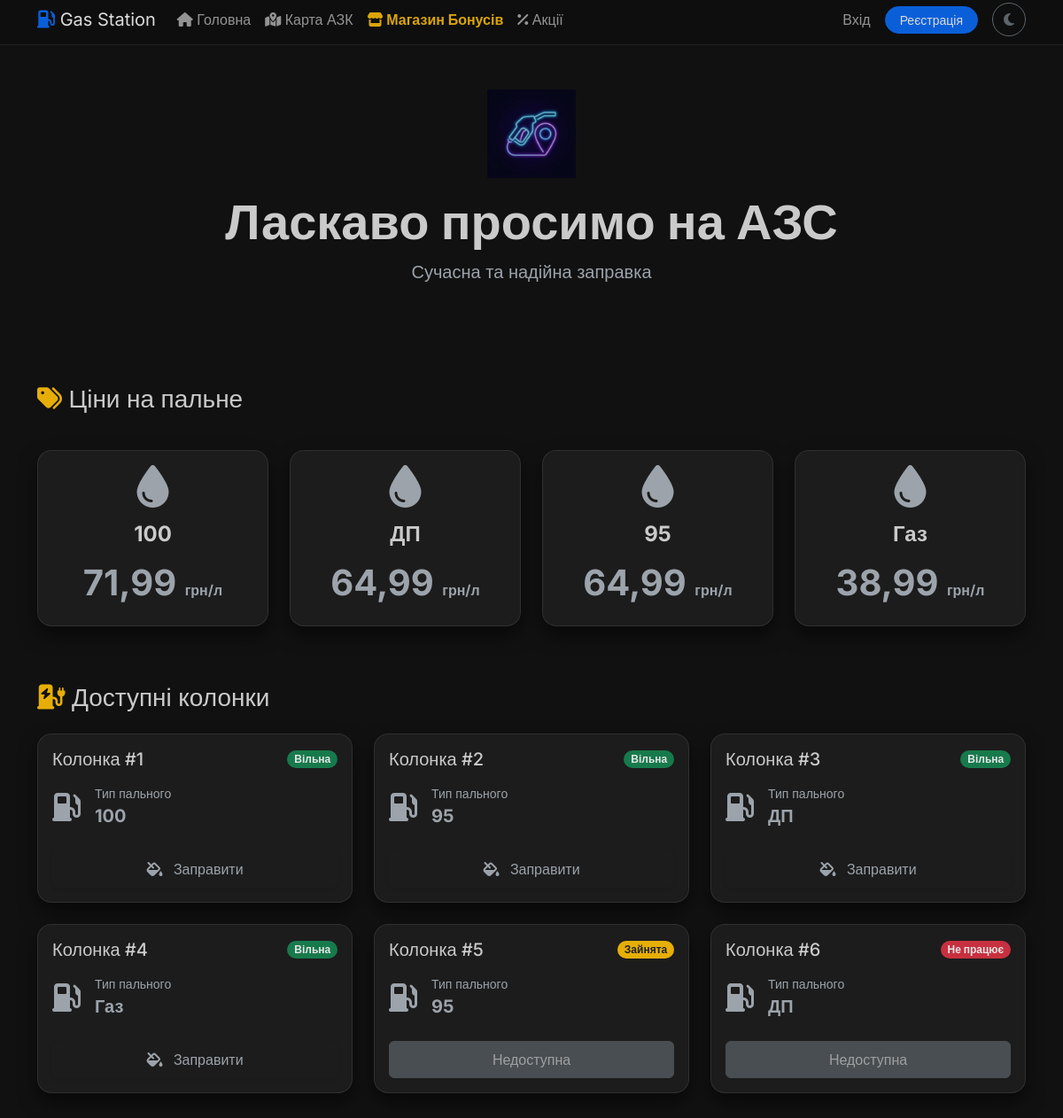
The page / on the database its author committed.
### core/models.py (models this page shows, shortened)
class Fuel(models.Model):
    name = models.CharField(max_length=50, verbose_name="Назва")
    price = models.DecimalField(max_digits=6, decimal_places=2, verbose_name="Ціна")
    stock = models.DecimalField(max_digits=10, decimal_places=2, verbose_name="Залишок")
    color_code = models.CharField(max_length=7, default='#ffffff', verbose_name="Колір (HEX)")
    class Meta:
        verbose_name = "Пальне"
        verbose_name_plural = "Пальне"

class Pump(models.Model):
    STATUS_CHOICES = [
        ('AVAILABLE', 'Вільна'),
        ('BUSY', 'Зайнята'),
        ('OUT_OF_ORDER', 'Не працює'),
    ]
    name = models.CharField(max_length=50, verbose_name="Назва/Номер")
    fuel = models.ForeignKey(Fuel, on_delete=models.CASCADE, related_name='pumps', verbose_name="Тип пального")
    status = models.CharField(max_length=20, choices=STATUS_CHOICES, default='AVAILABLE', verbose_name="Статус")
    class Meta:
        verbose_name = "Колонка"
        verbose_name_plural = "Колонки"

### core/views.py (the view)
# urls.py: path('', views.index, name='index'),
def index(request):
    pumps = Pump.objects.all()
    fuels = Fuel.objects.all()
    return render(request, 'core/index.html', {'pumps': pumps, 'fuels': fuels})

### core/templates/core/index.html (shortened to what this page needs)
{% extends 'core/base.html' %}
{% block content %}
<div class="row mb-5 pt-4">
    <div class="col-12 text-center mb-5">
        <img src="/static/images/logo.png" alt="Logo" style="height: 100px; opacity: 0.8;" class="mb-3">
        <h1 class="display-4 fw-bold">Ласкаво просимо на АЗС</h1>
        <p class="lead text-muted">Сучасна та надійна заправка</p>
    </div>
</div>
<div class="row mb-5 g-4">
    <div class="col-12">
        <h3 class="mb-3"><i class="fas fa-tags text-warning"></i> Ціни на пальне</h3>
    </div>
    {% for fuel in fuels %}
    <div class="col-md-3 mb-3">
        <div class="card h-100 border-fuel-{{ fuel.id }}">
            <div class="card-body text-center d-flex flex-column justify-content-center">
                <div class="mb-3">
                    <i class="fas fa-tint fa-3x text-fuel-{{ fuel.id }}"></i>
                </div>
                <h4 class="card-title fw-bold">{{ fuel.name }}</h4>
                <div class="display-6 fw-bold my-2">
                    {{ fuel.price }} <span class="fs-6 text-muted">грн/л</span>
                </div>
            </div>
        </div>
    </div>
    {% endfor %}
</div>
<div class="row">
    <div class="col-12">
        <h3 class="mb-4"><i class="fas fa-charging-station text-warning"></i> Доступні колонки</h3>
    </div>
    {% for pump in pumps %}
    <div class="col-md-4 mb-4">
        <div class="card h-100 border-fuel-{{ pump.fuel.id }}">
            <div class="card-body">
                <div class="d-flex justify-content-between align-items-center mb-3">
                    <h5 class="card-title mb-0">{{ pump.name }}</h5>
                    {% if pump.status == 'AVAILABLE' %}
                    <span class="badge bg-success rounded-pill">Вільна</span>
                    {% elif pump.status == 'BUSY' %}
                    <span class="badge bg-warning text-dark rounded-pill">Зайнята</span>
                    {% else %}
                    <span class="badge bg-danger rounded-pill">Не працює</span>
                    {% endif %}
                </div>
                <div class="my-3">
                    <div class="d-flex align-items-center">
                        <i class="fas fa-gas-pump fa-2x me-3 text-fuel-{{ pump.fuel.id }}"></i>
                        <div>
                            <div class="small text-muted">Тип пального</div>
                            <div class="fw-bold fs-5">{{ pump.fuel.name }}</div>
                        </div>
                    </div>
                </div>
                {% if pump.status == 'AVAILABLE' %}
                <button type="button" class="btn btn-fuel-{{ pump.fuel.id }} w-100 py-2 mt-2 shadow-sm"
                    data-bs-toggle="modal" data-bs-target="#fuelModal{{ pump.id }}">
                    <i class="fas fa-fill-drip me-2"></i> Заправити
                </button>
                {% else %}
                <button class="btn btn-secondary w-100 py-2 mt-2" disabled>Недоступна</button>
                {% endif %}
            </div>
        </div>
    </div>
    {% endfor %}
</div>
{% endblock %}

### core/templates/core/base.html (shortened to what this page needs)
<!DOCTYPE html>
<html lang="uk" data-bs-theme="dark">
<head>
    <link href="https://cdn.jsdelivr.net/npm/bootstrap@5.3.0/dist/css/bootstrap.min.css" rel="stylesheet">
    <link rel="stylesheet" href="https://cdnjs.cloudflare.com/ajax/libs/font-awesome/6.4.0/css/all.min.css">
    <link href="/static/css/style.css" rel="stylesheet">
</head>
<body>
    <nav class="navbar navbar-expand-lg sticky-top">
        <div class="container">
            <a class="navbar-brand" href="/">
                <i class="fas fa-gas-pump text-primary"></i> Gas Station
            </a>
            <div class="collapse navbar-collapse" id="navbarNav">
                <ul class="navbar-nav me-auto">
                    <li class="nav-item">
                        <a class="nav-link" href="/"><i class="fas fa-home"></i> Головна</a>
                    </li>
                    <li class="nav-item">
                        <a class="nav-link" href="{% url 'map' %}"><i class="fas fa-map-marked-alt"></i> Карта АЗК</a>
                    </li>
                    <li class="nav-item">
                        <a class="nav-link text-warning fw-bold" href="{% url 'shop' %}"><i class="fas fa-store"></i>
                            Магазин Бонусів</a>
                    </li>
                    <li class="nav-item">
                        <a class="nav-link" href="{% url 'promotions' %}"><i class="fas fa-percentage"></i> Акції</a>
                    </li>
                </ul>
                <ul class="navbar-nav ms-auto align-items-center">
                    {% if user.is_authenticated %}
                    <li class="nav-item me-3">
                        <a href="{% url 'profile' %}" class="nav-link fw-bold text-warning">
                            <i class="fas fa-coins"></i> {{ user.profile.bonus_balance|default:"0" }}
                        </a>
                    </li>
                    <li class="nav-item dropdown">
                        <a class="nav-link dropdown-toggle" href="#" role="button" data-bs-toggle="dropdown">
                            <i class="fas fa-user-circle"></i> {{ user.username }}
                        </a>
                        <ul class="dropdown-menu dropdown-menu-end border-0 shadow">
                            <li><a class="dropdown-item" href="{% url 'profile' %}">Мій профіль</a></li>
                            <li><a class="dropdown-item" href="/admin/">Адмін-панель</a></li>
                            <li>
                                <hr class="dropdown-divider">
                            </li>
                            <li>
                                <form action="{% url 'logout' %}" method="post" class="d-inline">
                                    {% csrf_token %}
                                    <button type="submit" class="dropdown-item text-danger">Вийти</button>
                                </form>
                            </li>
                        </ul>
                    </li>
                    {% else %}
                    <li class="nav-item">
                        <a class="nav-link" href="{% url 'login' %}">Вхід</a>
                    </li>
                    <li class="nav-item">
                        <a class="btn btn-primary btn-sm ms-2 rounded-pill px-3"
                            href="{% url 'register' %}">Реєстрація</a>
                    </li>
                    {% endif %}
                    <li class="nav-item ms-3">
                        <button class="btn btn-outline-secondary rounded-circle" id="themeToggle">
                            <i class="fas fa-moon"></i>
                        </button>
                    </li>
                </ul>
            </div>
        </div>
    </nav>
    <div class="container mt-4">
        {% block content %}{% endblock %}
    </div>
</body>
</html>

### static/css/style.css (style rules this page uses)
:root { --bg-body: #f8f9fa; --bg-card: #ffffff; --text-primary: #343a40; --text-muted: #6c757d; --border-color: rgba(0, 0, 0, 0.1); --shadow-soft: 0 4px 15px rgba(0, 0, 0, 0.05); --navbar-bg: rgba(255, 255, 255, 0.85); --modal-bg: #ffffff; --input-bg: #f8f9fa; --input-text: #212529; }
[data-bs-theme="dark"] { --bg-body: #121212; --bg-card: #1e1e1e; --text-primary: #e0e0e0; --text-muted: #adb5bd; --border-color: rgba(255, 255, 255, 0.1); --shadow-soft: 0 10px 20px rgba(0, 0, 0, 0.5); --navbar-bg: rgba(18, 18, 18, 0.8); --modal-bg: #1e1e1e; --input-bg: #2b2b2b; --input-text: #ffffff; }
body { background-color: var(--bg-body); color: var(--text-primary); font-family: 'Inter', sans-serif; transition: background-color 0.3s ease, color 0.3s ease; }
.navbar { background-color: var(--navbar-bg) !important; backdrop-filter: blur(10px); border-bottom: 1px solid var(--border-color); transition: background-color 0.3s ease; }
.card { background-color: var(--bg-card) !important; border: 1px solid var(--border-color) !important; border-radius: 16px; box-shadow: var(--shadow-soft); transition: all 0.3s ease; }
h1, h2, h3, h4, h5, h6, .card-title { color: var(--text-primary) !important; }
.text-muted { color: var(--text-muted) !important; }

### rows shown on the page
Fuel: name "100", price "71,99"
Fuel: name "ДП", price "64,99"
Fuel: name "95", price "64,99"
Fuel: name "Газ", price "38,99"
Pump: name "Колонка #1", status "Вільна", fuel.name "100"
Pump: name "Колонка #2", status "Вільна", fuel.name "95"
Pump: name "Колонка #3", status "Вільна", fuel.name "ДП"
Pump: name "Колонка #4", status "Вільна", fuel.name "Газ"
Pump: name "Колонка #5", status "Зайнята", fuel.name "95"
Pump: name "Колонка #6", status "Не працює", fuel.name "ДП"
